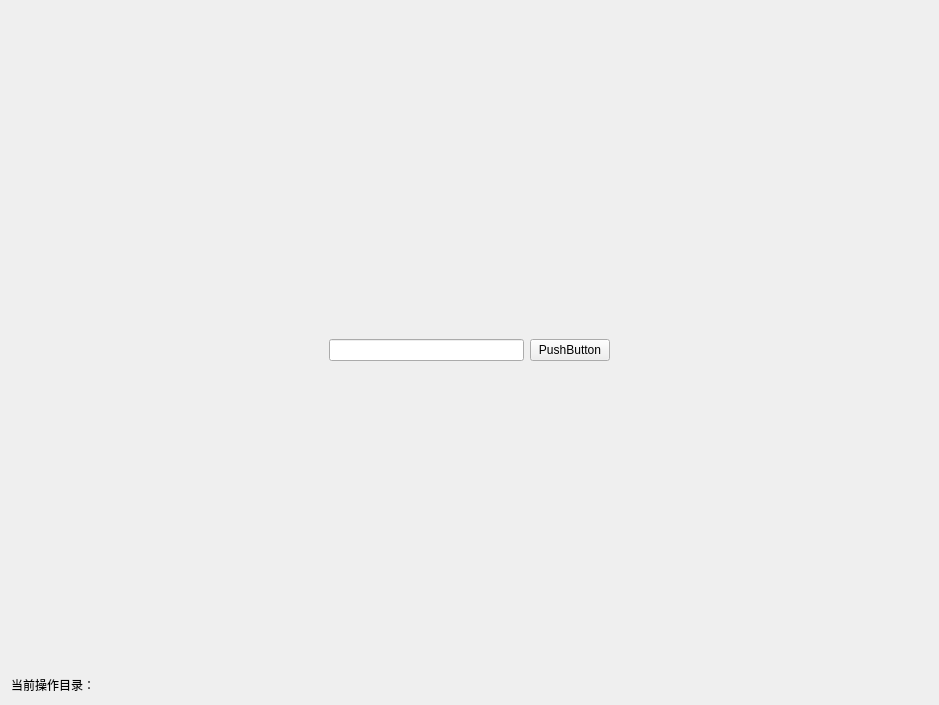
<?xml version="1.0" encoding="UTF-8"?>
<ui version="4.0">
 <class>Form</class>
 <widget class="QWidget" name="Form">
  <property name="geometry">
   <rect>
    <x>0</x>
    <y>0</y>
    <width>939</width>
    <height>705</height>
   </rect>
  </property>
  <property name="windowTitle">
   <string>Form</string>
  </property>
  <layout class="QVBoxLayout" name="verticalLayout">
   <item>
    <widget class="QWidget" name="widget" native="true">
     <layout class="QHBoxLayout" name="horizontalLayout">
      <item>
       <spacer name="horizontalSpacer">
        <property name="orientation">
         <enum>Qt::Orientation::Horizontal</enum>
        </property>
        <property name="sizeHint" stdset="0">
         <size>
          <width>40</width>
          <height>20</height>
         </size>
        </property>
       </spacer>
      </item>
      <item>
       <widget class="QWidget" name="widget_2" native="true">
        <property name="sizePolicy">
         <sizepolicy hsizetype="Preferred" vsizetype="Preferred">
          <horstretch>0</horstretch>
          <verstretch>0</verstretch>
         </sizepolicy>
        </property>
        <property name="minimumSize">
         <size>
          <width>200</width>
          <height>0</height>
         </size>
        </property>
        <layout class="QGridLayout" name="gridLayout">
         <item row="3" column="0">
          <widget class="QLabel" name="label_2">
           <property name="sizePolicy">
            <sizepolicy hsizetype="Expanding" vsizetype="Fixed">
             <horstretch>0</horstretch>
             <verstretch>0</verstretch>
            </sizepolicy>
           </property>
           <property name="styleSheet">
            <string notr="true">color: rgb(255, 0, 0);</string>
           </property>
           <property name="text">
            <string/>
           </property>
          </widget>
         </item>
         <item row="0" column="0">
          <spacer name="verticalSpacer">
           <property name="orientation">
            <enum>Qt::Orientation::Vertical</enum>
           </property>
           <property name="sizeHint" stdset="0">
            <size>
             <width>20</width>
             <height>310</height>
            </size>
           </property>
          </spacer>
         </item>
         <item row="4" column="0">
          <spacer name="verticalSpacer_2">
           <property name="orientation">
            <enum>Qt::Orientation::Vertical</enum>
           </property>
           <property name="sizeHint" stdset="0">
            <size>
             <width>20</width>
             <height>40</height>
            </size>
           </property>
          </spacer>
         </item>
         <item row="2" column="1">
          <widget class="PushButton" name="pushButton">
           <property name="text">
            <string>PushButton</string>
           </property>
          </widget>
         </item>
         <item row="2" column="0">
          <widget class="LineEdit" name="lineEdit"/>
         </item>
        </layout>
       </widget>
      </item>
      <item>
       <spacer name="horizontalSpacer_2">
        <property name="orientation">
         <enum>Qt::Orientation::Horizontal</enum>
        </property>
        <property name="sizeHint" stdset="0">
         <size>
          <width>40</width>
          <height>20</height>
         </size>
        </property>
       </spacer>
      </item>
     </layout>
    </widget>
   </item>
   <item>
    <widget class="QLabel" name="label">
     <property name="cursor">
      <cursorShape>IBeamCursor</cursorShape>
     </property>
     <property name="text">
      <string>当前操作目录：</string>
     </property>
    </widget>
   </item>
  </layout>
 </widget>
 <customwidgets>
  <customwidget>
   <class>LineEdit</class>
   <extends>QLineEdit</extends>
   <header>qfluentwidgets</header>
  </customwidget>
  <customwidget>
   <class>PushButton</class>
   <extends>QPushButton</extends>
   <header>qfluentwidgets</header>
  </customwidget>
 </customwidgets>
 <resources/>
 <connections/>
</ui>
